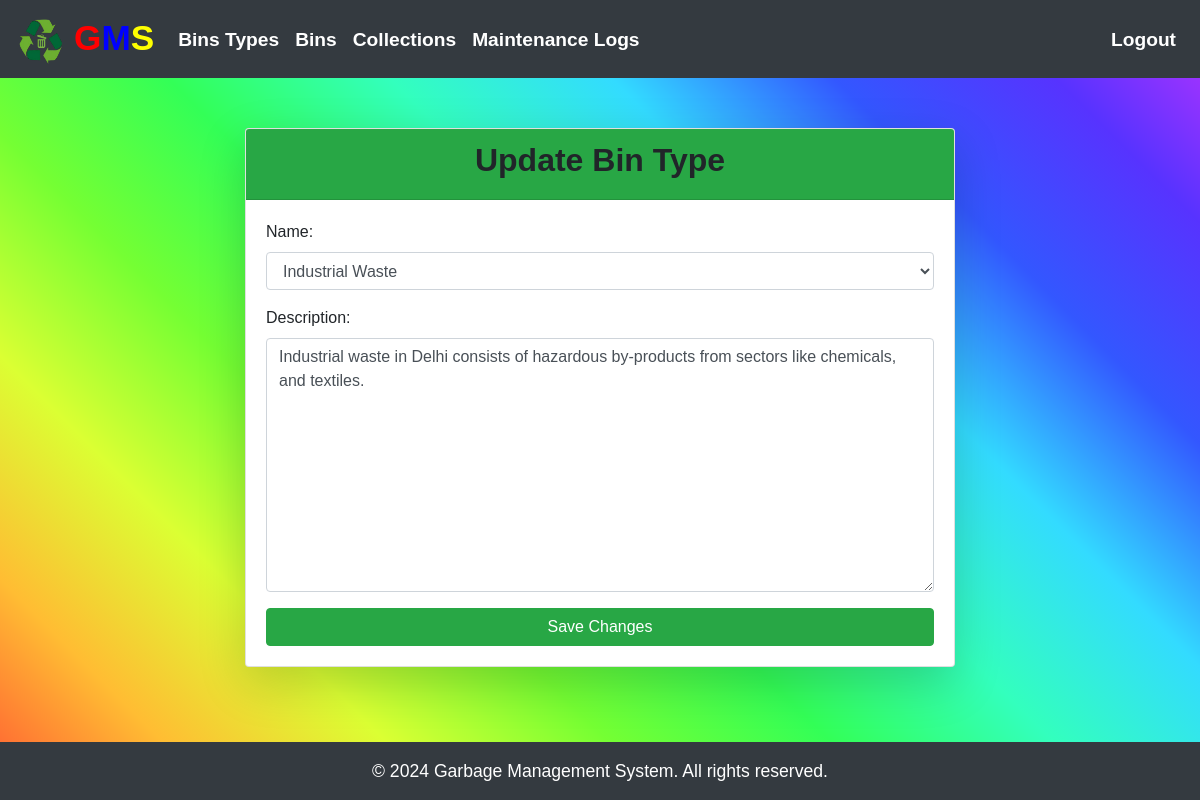
The app's page /bin-type/10/update/ (signed in) with its own data.
### garbage_app/models.py (models this page shows, shortened)
class BinType(models.Model):
    BIN_TYPE_CHOICES = [
        ('recyclable', 'Recyclable'),
        ('organic', 'Organic'),
        ('non_recyclable', 'Non-Recyclable'),
        ('e_waste', 'Electronic Waste'),
        ('hazardous', 'Hazardous Waste'),
        ('compost', 'Compost'),
        ('paper', 'Paper'),
        ('plastic', 'Plastic'),
        ('glass', 'Glass'),
        ('metal', 'Metal'),
        ('mixed', 'Mixed Waste'),
        ('bulky', 'Bulky Waste'),
        ('medical', 'Medical Waste'),
        ('construction', 'Construction Waste'),
        ('industrial', 'Industrial Waste'),
    ]
    name = models.CharField(max_length=100, choices=BIN_TYPE_CHOICES)
    description = models.TextField(blank=True, null=True)

### garbage_app/views.py (the view)
# urls.py: path('bin-type/<int:pk>/update/', views.BinTypeUpdateView.as_view(), name='update_bin_type'),
class BinTypeUpdateView(LoginRequiredMixin, UpdateView):
    model = BinType
    form_class = BinTypeForm
    template_name = 'update_bin_type.html'
    success_url = '/bin-types/'

### garbage_app/forms.py
class BinTypeForm(forms.ModelForm):
    class Meta:
        model = BinType
        fields = ['name', 'description']
        widgets = {
            'name': forms.Select(attrs={'class': 'form-control'}),
            'description': forms.Textarea(attrs={'class': 'form-control', 'placeholder': 'Enter Description'}),
        }

### templates/update_bin_type.html (shortened to what this page needs)
{% extends 'base.html' %}
{% block content %}
<div class="container">
    <div class="row justify-content-center">
        <div class="col-md-8">
            <div class="card shadow-lg">
                <div class="card-header bg-success text-center">
                    <h2 style="font-weight: bold;">Update Bin Type</h2>
                </div>
                <div class="card-body">
                    <form method="post">
                        <div class="form-group mb-3">
                            {{ form.as_p }}
                        </div>
                        <div class="d-grid gap-2">
                            <button type="submit" class="btn btn-success btn-block">Save Changes</button>
                        </div>
                    </form>
                </div>
            </div>
        </div>
    </div>
</div>
{% endblock %}

### static/css/styles.css (style rules this page uses)
html, body { min-height: 100%; margin: 0; padding: 0; }
body { background: linear-gradient(45deg, #FF5733, #FFBD33, #DBFF33, #75FF33, #33FF57, #33FFBD, #33DBFF, #3357FF, #5733FF, #BD33FF) !important; background-size: cover !important; background-repeat: no-repeat !important; font-family: Arial, sans-serif !important; }
.card.shadow-lg { margin-top: 10vh; }
.card-header { font-weight: bold !important; }
.btn { transition: background-color 0.3s ease !important; }

### records on screen
BinType: name "Industrial Waste", description "Industrial waste in Delhi consists of hazardous by-products from sectors like chemicals, and textiles."
